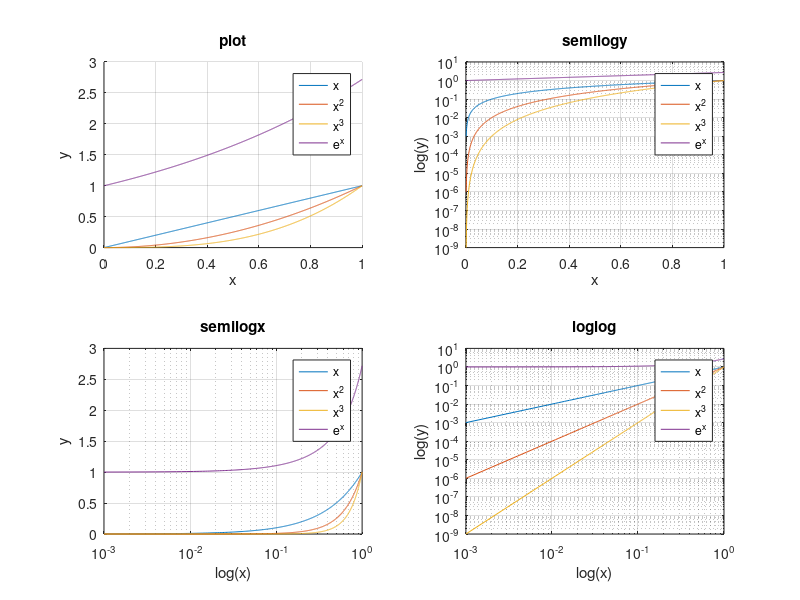

This figure's MATLAB source: (Note: this script raises an error after producing the figure.)
%% Homework 1
% CS375
% Juan Alejandro Ormaza
% August 31 2021
%

clc; clear all;
format long g
%% Problem 1

z=[10 40 70 90 20 30 50 60];

z(1:3:7)=zeros(1,3)
z([3 4 1])=[]

%% Problem 2
% part a

% i. t=1:4:25
t=linspace(1,25,7);
t
% ii. x=-11:1
x=linspace(-11,1,13);
x

%%%
% part b 

%i. v=linspace(-10,-8,6)
v=-10:2/5:-8;
v
%ii. r=linspace(0,1,5)
r=0:1/4:1;
r

%% Problem 3
% given
t=0:0.1:1;
y=sin(pi*t);

%%%
% a)
sum(t)

%%%
% b)
sum(t.*y)

%%%
% c)
sum(t.^2)

%% Problem 4

x=linspace(0,1,1000);
x2 = x.^2;
x3 = x.^3;
xexp = exp(x);

subplot(2,2,1)
hold on
plot(x,x)
plot(x,x2)
plot(x,x3)
plot(x,xexp)
hold off
grid on
legend('x','x^2','x^3','e^x')
title('plot')
xlabel('x')
ylabel('y')

subplot(2,2,2)
semilogy(x,x,x,x2,x,x3,x,xexp)
grid on
legend('x','x^2','x^3','e^x')
title('semilogy')
xlabel('x')
ylabel('log(y)')

subplot(2,2,3)
semilogx(x,x,x,x2,x,x3,x,xexp)
grid on
legend('x','x^2','x^3','e^x')
title('semilogx')
xlabel('log(x)')
ylabel('y')

subplot(2,2,4)
loglog(x,x,x,x2,x,x3,x,xexp)
grid on
legend('x','x^2','x^3','e^x')
title('loglog')
xlabel('log(x)')
ylabel('log(y)')

%%% Advantages and disadvantages of using plot, semilogy, semilogx, loglog:
%
% * Plot: plot is used more widely and can easily describe the behavior of 
%   polynomic functions. It is better to use a logarithmic function for
%   exponential and quick growing functions.
%
% * semilogy: works well with functions that grow quickly in the y axis,
% otherwise it could cause trouble to understand these graphs.
%
% * semilogx: works well with functions that grow quickly in the x axis,
% otherwise it could cause trouble to understand these graphs.
%
% * loglog: works well with functions that grow quickly in both the x and y
% axis. yields linear results that are easy to understand. However, it does
% not give too much of a description of the function's behavior.


%% problem 5

%%%part a
%anonymous function for sin(x)

sin=@(x) sin(x);

% calls the function my_mean to estimate the integral between 0 and 2 
my_mean(@sin, 0, 2, 100)


%%%part b
% we create the function my_fun that only receives a vector x and returns
% xe^x

%%%part c
% we want to calculate the integral from -1 to 1 of xe^x using 
%N = 10, 20, 40, 80, 160, 320, 640, and 1280

N=[10, 20, 40, 80, 160, 320, 640, 1280];
solutions_vector = zeros(1,length(N));

for i=1:length(N)
    solutions_vector(i)=my_mean(@my_fun, -1, 1, N(i));
end

exact_solution = 2/exp(1);
absolute_error=abs(exact_solution - solutions_vector);

%%%
% As N increases the error starts to decrease and the solutions gets closer
% to the exact solution

figure()
loglog(N,absolute_error);
title('absolute error');
xlabel('N');
ylabel('|exact-approximation|');

%%%part d
% notice how as the N increases the absolut errore decreases.
% also notice that the approximation gets closer and closer to 2/e

fprintf(' N \t approximation \t absolute error \n');
fprintf('%4.0f \t %4.5f \t %4.5f\n',[N;solutions_vector;absolute_error]);


